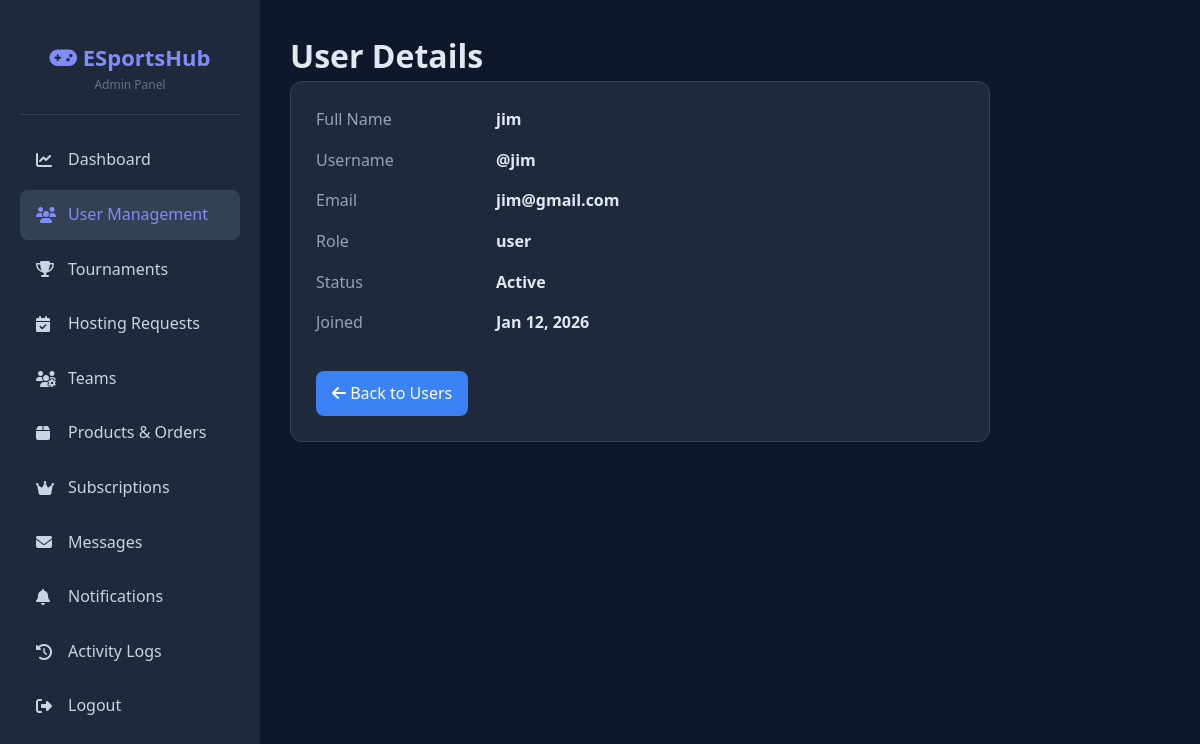
The page /admin/user_detail.php?id=3 (signed in) on the database its author committed.
### tables this page shows
CREATE TABLE `users` (
  `user_id` int(11) NOT NULL,
  `full_name` varchar(255) NOT NULL,
  `username` varchar(100) NOT NULL,
  `email` varchar(255) NOT NULL,
  `phone` varchar(20) NOT NULL,
  `password_hash` varchar(255) NOT NULL,
  `gender` enum('Male','Female','Other') NOT NULL,
  `date_of_birth` date NOT NULL,
  `profession` enum('Student','Job Holder','Freelancer','Entrepreneur','Content Creator','None') NOT NULL,
  `role` enum('user','admin','host') DEFAULT 'user',
  `is_active` tinyint(1) DEFAULT 1,
  `profile_image` varchar(255) DEFAULT 'default-avatar.png',
  `terms_agreed` tinyint(1) NOT NULL DEFAULT 1,
  `created_at` timestamp NOT NULL DEFAULT current_timestamp(),
  `last_login` timestamp NULL DEFAULT NULL
);

### admin/user_detail.php (the view, shortened to what this page needs)
<?php
$conn = getConnection();
$user_id = (int) $_GET['id'];
$stmt = $conn->prepare("SELECT * FROM users WHERE user_id = ? AND role = 'user'");
$stmt->bind_param("i", $user_id);
$stmt->execute();
$result = $stmt->get_result();
$user = $result->fetch_assoc();
?>
<!DOCTYPE html>
<html lang="en">
<head>
    <link rel="stylesheet" href="../assets/css/style.css">
    <link rel="stylesheet" href="../assets/css/admin.css">
    <link rel="stylesheet" href="https://cdnjs.cloudflare.com/ajax/libs/font-awesome/6.4.0/css/all.min.css">
</head>
<body>
<div class="admin-layout">
    <aside class="admin-sidebar">
        <div class="admin-logo">
            <h2><i class="fas fa-gamepad"></i> ESportsHub</h2>
            <p style="font-size:12px;color:#64748b;">Admin Panel</p>
        </div>
        <nav class="admin-nav">
            <a href="dashboard.php"><i class="fas fa-chart-line"></i> Dashboard</a>
            <a href="users.php" class="active"><i class="fas fa-users"></i> User Management</a>
            <a href="tournaments.php"><i class="fas fa-trophy"></i> Tournaments</a>
            <a href="hosting.php"><i class="fas fa-calendar-check"></i> Hosting Requests</a>
            <a href="teams.php"><i class="fas fa-users-gear"></i> Teams</a>
            <a href="products.php"><i class="fas fa-box"></i> Products & Orders</a>
            <a href="subscriptions.php"><i class="fas fa-crown"></i> Subscriptions</a>
            <a href="messages.php"><i class="fas fa-envelope"></i> Messages</a>
            <a href="notifications.php"><i class="fas fa-bell"></i> Notifications</a>
            <a href="logs.php"><i class="fas fa-history"></i> Activity Logs</a>
            <a href="logout.php"><i class="fas fa-sign-out-alt"></i> Logout</a>
        </nav>
    </aside>
    <main class="admin-content">
        <h1>User Details</h1>
        <div class="card">
            <div class="row"><div class="label">Full Name</div><div class="value"><?php echo htmlspecialchars($user['full_name']); ?></div></div>
            <div class="row"><div class="label">Username</div><div class="value"><?php echo htmlspecialchars($user['username']); ?></div></div>
            <div class="row"><div class="label">Email</div><div class="value"><?php echo htmlspecialchars($user['email']); ?></div></div>
            <div class="row"><div class="label">Role</div><div class="value"><?php echo htmlspecialchars($user['role']); ?></div></div>
            <div class="row"><div class="label">Status</div><div class="value"><?php echo $user['is_active'] ? 'Active' : 'Suspended'; ?></div></div>
            <div class="row"><div class="label">Joined</div><div class="value"><?php echo date('M d, Y', strtotime($user['created_at'])); ?></div></div>
            <a href="users.php" class="back-btn">
                <i class="fas fa-arrow-left"></i> Back to Users
            </a>
        </div>
    </main>
</div>
</body>
</html>

### assets/css/style.css (style rules this page uses)
* { margin: 0; padding: 0; box-sizing: border-box; }
:root { --primary-color: #6366f1; --primary-dark: #4f46e5; --secondary-color: #8b5cf6; --accent-color: #ec4899; --bg-color: #0f172a; --bg-light: #1e293b; --text-color: #e2e8f0; --text-muted: #94a3b8; --white: #ffffff; --success: #10b981; --warning: #f59e0b; --danger: #ef4444; --border-color: #334155; --shadow: 0 10px 30px rgba(0, 0, 0, 0.3); --shadow-lg: 0 20px 60px rgba(0, 0, 0, 0.4); }
body { font-family: 'Inter', -apple-system, BlinkMacSystemFont, 'Segoe UI', Roboto, sans-serif; background: linear-gradient(135deg, #0f172a 0%, #1e293b 100%); color: var(--text-color); line-height: 1.6; overflow-x: hidden; }

### assets/css/admin.css (style rules this page uses)
.card { background: rgba(15, 23, 42, 0.6); border: 1px solid var(--border-color); border-radius: 12px; padding: 1.5rem; margin-bottom: 1.5rem; }

### admin/user_detail.php (style rules this page uses)
body { margin:0; background:#0f172a; color:#e2e8f0; font-family:'Segoe UI',sans-serif; }
.admin-layout { display:flex; min-height:100vh; }
.admin-sidebar { width:260px; background:#1e293b; padding:20px; position:fixed; height:100vh; overflow-y:auto; }
.admin-logo { text-align:center; padding:20px 0; border-bottom:1px solid #334155; margin-bottom:20px; }
.admin-logo h2 { color:#818cf8; font-size:22px; }
.admin-nav a { display:flex; align-items:center; padding:12px 16px; color:#cbd5e1; text-decoration:none; border-radius:8px; margin-bottom:5px; }
.admin-nav a:hover, .admin-nav a.active { background:#334155; color:#818cf8; }
.admin-nav a i { margin-right:12px; width:20px; }
.admin-content { margin-left:260px; flex:1; padding:30px; }
.card { background:#1e293b; border-radius:12px; padding:25px; max-width:700px; }
.row { display:flex; margin-bottom:15px; }
.label { width:180px; color:#94a3b8; }
.value { font-weight:600; }
.back-btn { display:inline-block; margin-top:20px; background:#3b82f6; padding:10px 16px; border-radius:8px; color:white; text-decoration:none; }

### rows shown on the page
users: full_name "jim", username "@jim", email "jim@gmail.com", role "user", created_at "Jan 12, 2026"
